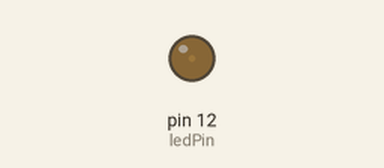
The program below on a simulated Raspberry Pi (header pin numbers). Shown: output pins drawn as LEDs (lit = HIGH).

Above: at 0.05 s.
At 0.7 s:
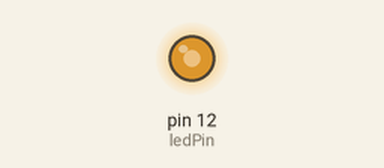
At 1.4 s:
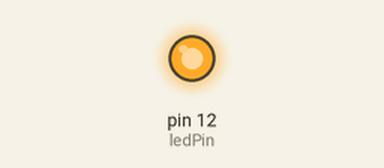
At 2.75 s:
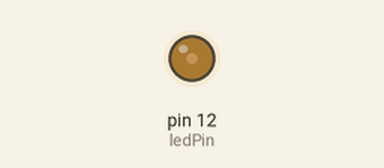
Timing chart, 0 to 5.2 s (numbered marks = the images above):
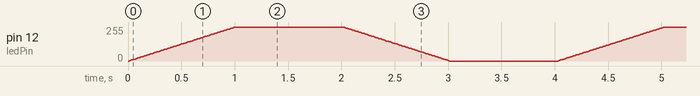

The program:

PWM_MODULATION.py
```python
import RPi.GPIO as GPIO
import time

ledPin = 12

def setup():
    global pwm
    GPIO.setmode(GPIO.BOARD)
    GPIO.setup(ledPin, GPIO.OUT)
    GPIO.output(ledPin, GPIO.LOW)

    pwm = GPIO.PWM(ledPin, 100)
    pwm.start(0)  # param set %duty cycle with set value

def loop():
    while True:
        for cyc in range(0, 101, 1):
            pwm.ChangeDutyCycle(cyc)
            time.sleep(0.01)
        time.sleep(1)

        for cyc in range(100, -1, -1):
            pwm.ChangeDutyCycle(cyc)
            time.sleep(0.01)
        time.sleep(1)

def destroy():
    pwm.stop()
    GPIO.output(ledPin, GPIO.LOW)
    GPIO.cleanup()


if __name__== "__main__":
    setup()

    try:
        loop()
    except KeyboardInterrupt:
        destroy()


            
```
